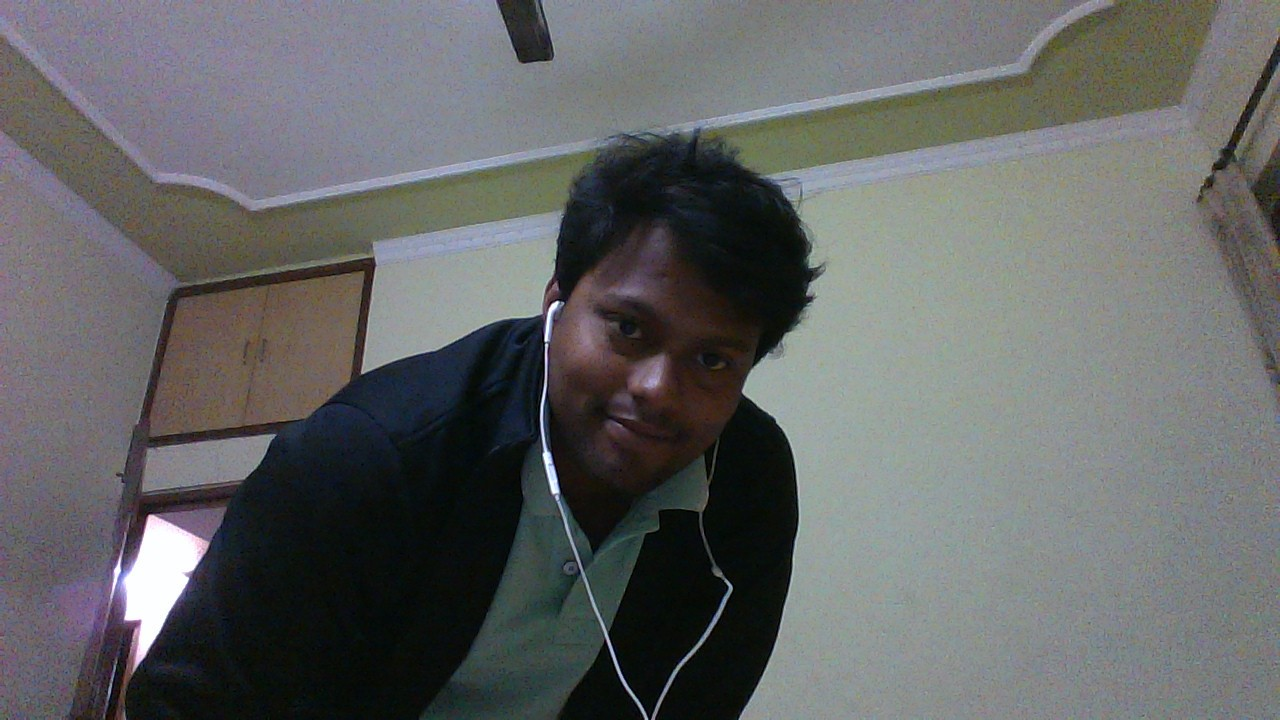
//> input picture DIP/Collage/test.jpg, 1280 x 720 px
$ ./Collage   (built with g++ and OpenCV 4)
//> lines starting //> are read from the running program, lines starting //| are printed output that depends on the picture
#include <opencv2/highgui/highgui.hpp>
#include <iostream>

#include <opencv2/imgproc/imgproc.hpp>
using namespace cv;
using namespace std;
Mat Resize(Mat,int,int);
Mat addCollage(Mat,Mat, int, int);
int main(){
Mat imgCollage(720,1280,CV_8UC3,Scalar(0,0,0));

Mat img1 = imread("C:/Users/Manoj/Desktop/AnoopDIP/DIP/Collage/test.jpg");
//> img1 is the input picture: 720 rows x 1280 cols, CV_8UC3; mean B, G, R 101, 100.9, 99.3
Mat imgC=addCollage(imgCollage,img1,0,0);
Mat img2 = imread("C:/Users/Manoj/Desktop/AnoopDIP/DIP/Collage/test.jpg");
imgC=addCollage(imgCollage,img2,640,0);
Mat img3 = imread("C:/Users/Manoj/Desktop/AnoopDIP/DIP/Collage/test.jpg");
imgC=addCollage(imgCollage,img3,0,360);
Mat img4 = imread("C:/Users/Manoj/Desktop/AnoopDIP/DIP/Collage/test.jpg");
imgC=addCollage(imgCollage,img4,640,360);


imwrite("C:/Users/Manoj/Desktop/AnoopDIP/DIP/Collage/collage.jpg",imgC);
namedWindow( "Show", CV_WINDOW_AUTOSIZE );
imshow("Show",imgC);
waitKey(0);
}

Mat addCollage(Mat collage,Mat img, int w, int h){
img=Resize(img,640,360);
int m,n;
m=h;
n=w;
for(int i=0;i<360;i++){
   n=w;
        for(int j=0;j<640;j++){

        collage.at<Vec3b>(m, n++)=img.at<Vec3b>(i, j);
        }
        m++;n=0;
    }
    return collage;
}
Mat Resize(Mat img1,int w,int h){
//> called with w = 640, h = 360
int height=img1.rows;
//> height = 720
int width=img1.cols;
//> width = 1280
int w_factor=ceil((float)width/w);
//> w_factor = 2
int h_factor=ceil((float)height/h);
//> h_factor = 2
Mat imgR(h,w,CV_8UC3,Scalar(0,0,0));
int m,n;
m=n=0;
for(int i=0;i<height-h_factor;i=i+h_factor){
    for(int j=0;j<width-w_factor;j=j+w_factor){
      imgR.at<Vec3b>(m, n++)=img1.at<Vec3b>(i, j);
    }
    m++;
    n=0;
}
//> after the loop, n = 0; m = 359
//> after the loop in addCollage, `for(int i=0;i<360;i++)`:
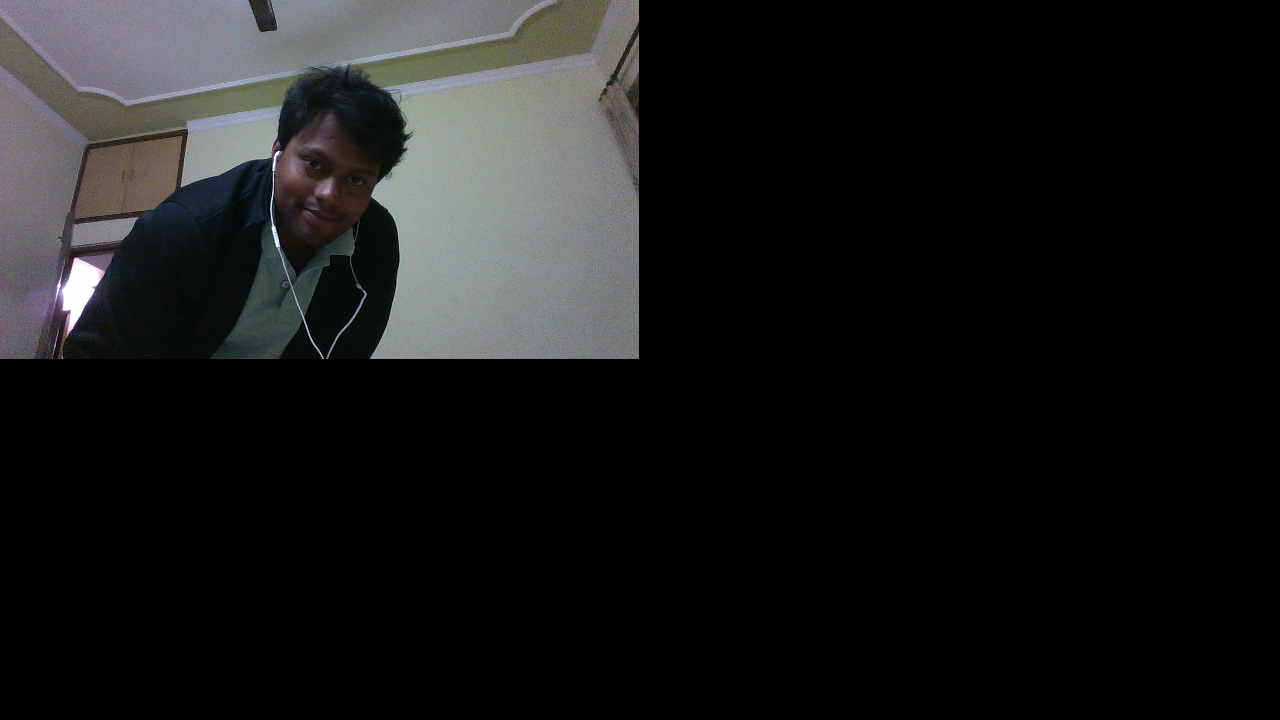
//> collage: 720 rows x 1280 cols, CV_8UC3; mean B, G, R 25.2, 25.1, 24.8
//> after the loop in addCollage, `for(int i=0;i<360;i++)`: n = 0; m = 360
//> call 2 of addCollage, with w = 640, h = 0
//> after the loop in addCollage (call 2), `for(int i=0;i<360;i++)`:
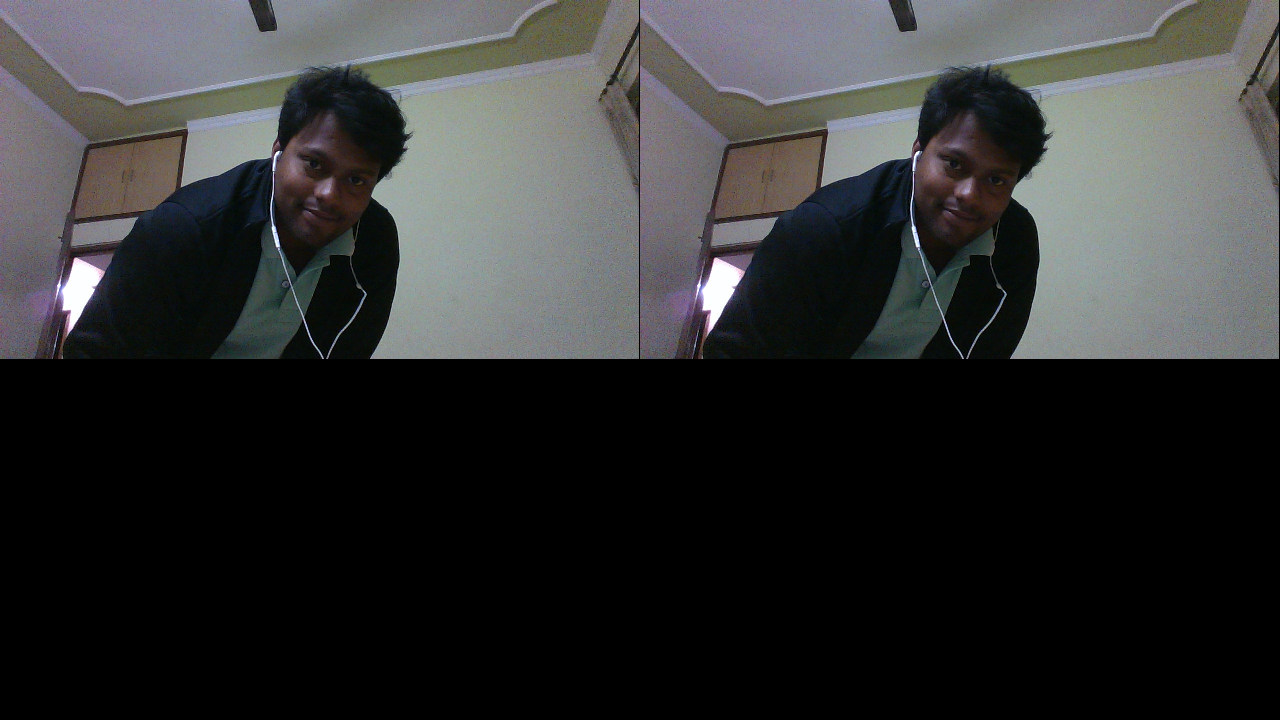
//> collage: 720 rows x 1280 cols, CV_8UC3; mean B, G, R 50.4, 50.2, 49.5
//> after the loop in addCollage (call 2), `for(int i=0;i<360;i++)`: n = 0; m = 360
//> call 3 of addCollage, with w = 0, h = 360
//> after the loop in addCollage (call 3), `for(int i=0;i<360;i++)`:
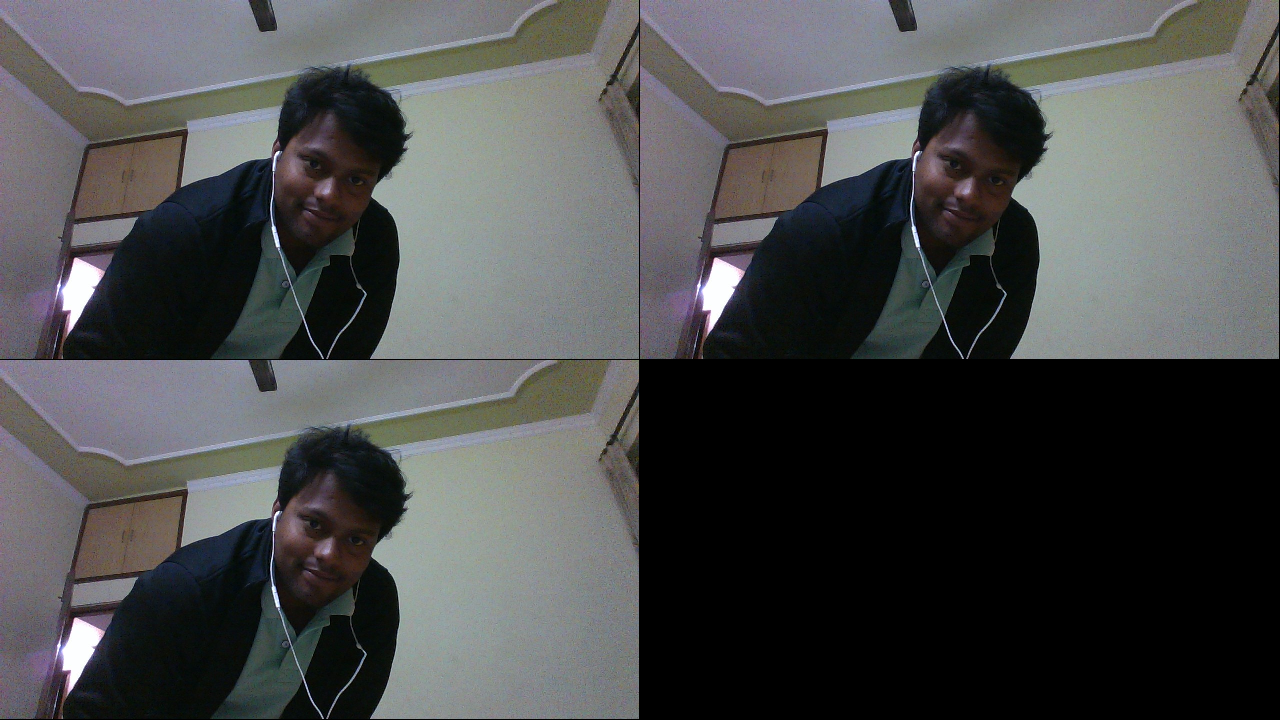
//> collage: 720 rows x 1280 cols, CV_8UC3; mean B, G, R 75.6, 75.4, 74.3
//> after the loop in addCollage (call 3), `for(int i=0;i<360;i++)`: n = 0; m = 720
//> call 4 of addCollage, with w = 640, h = 360
//> after the loop in addCollage (call 4), `for(int i=0;i<360;i++)`:
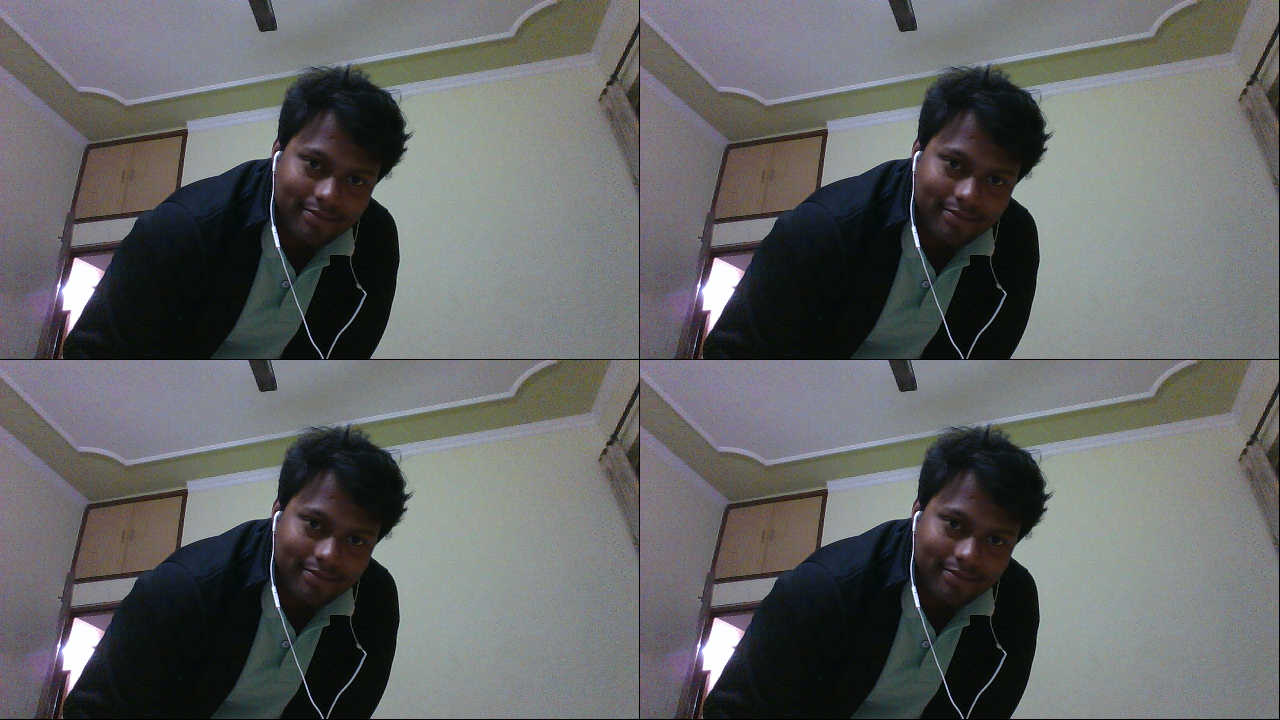
//> collage: 720 rows x 1280 cols, CV_8UC3; mean B, G, R 100.8, 100.5, 99
//> after the loop in addCollage (call 4), `for(int i=0;i<360;i++)`: n = 0; m = 720


return imgR;
}
